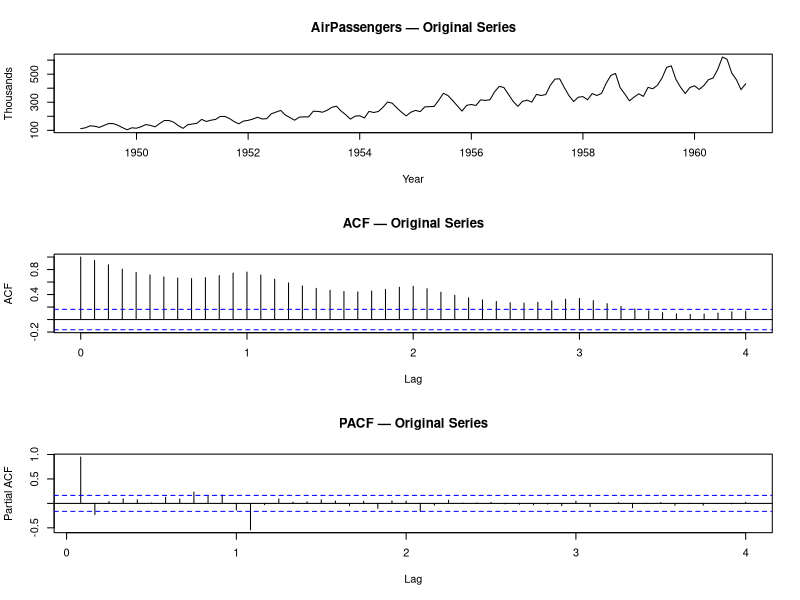
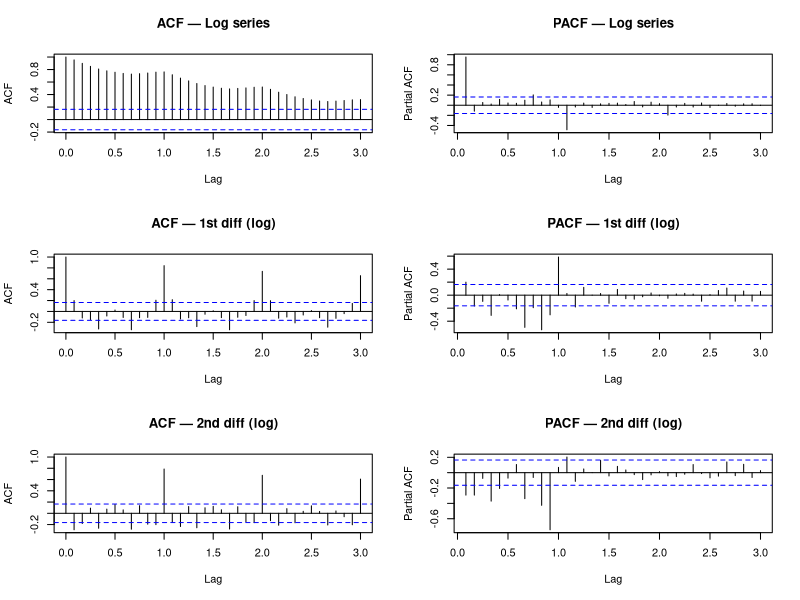
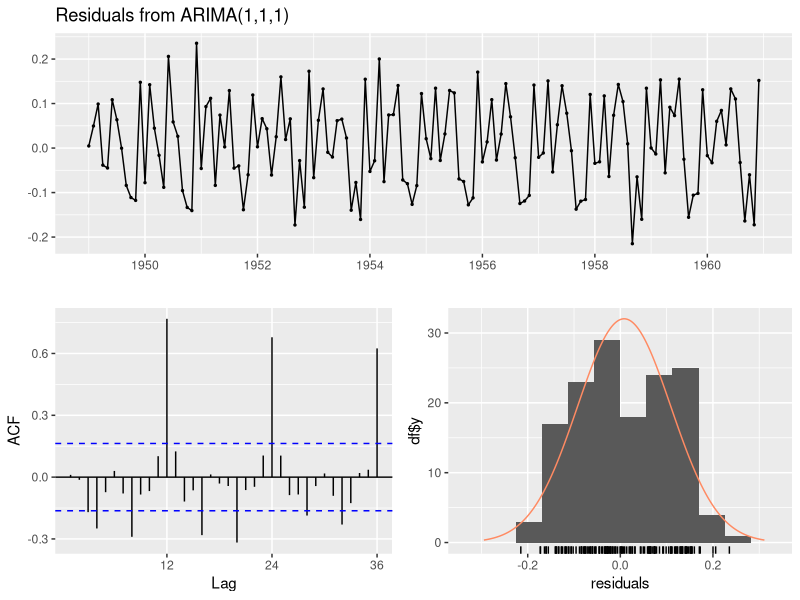
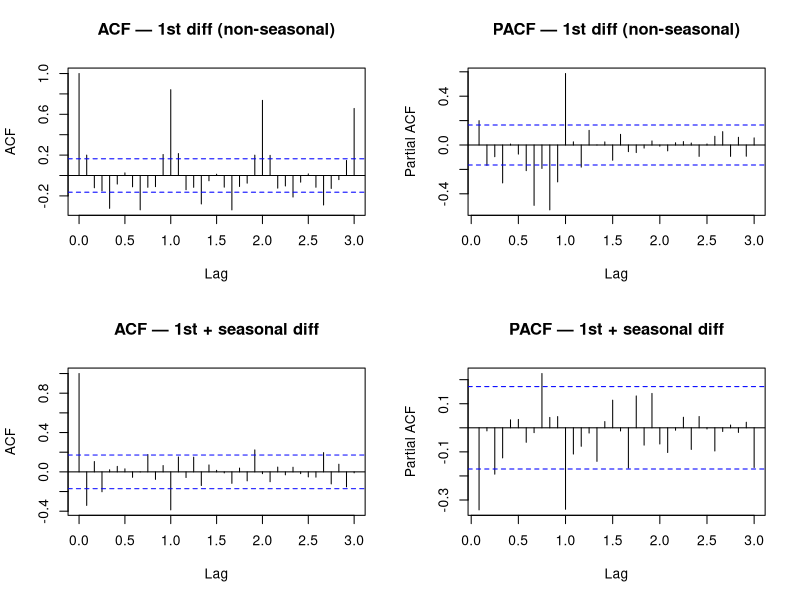
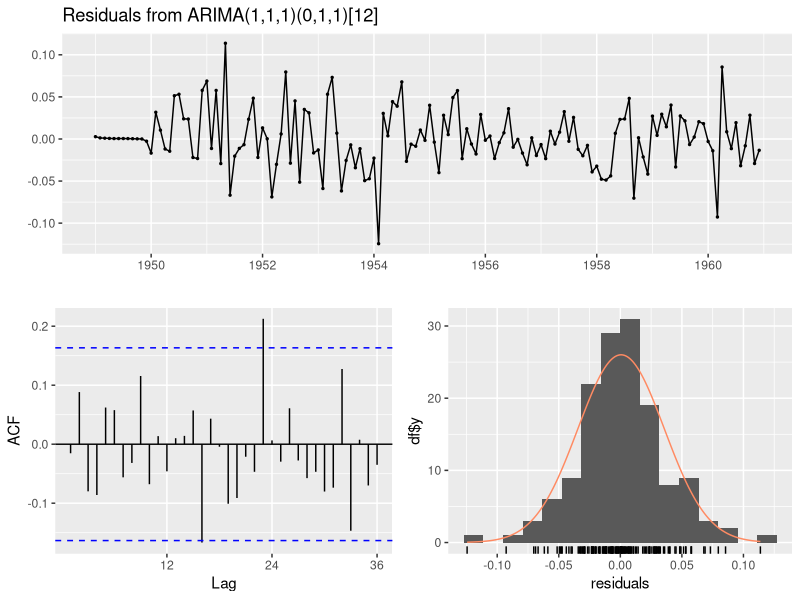
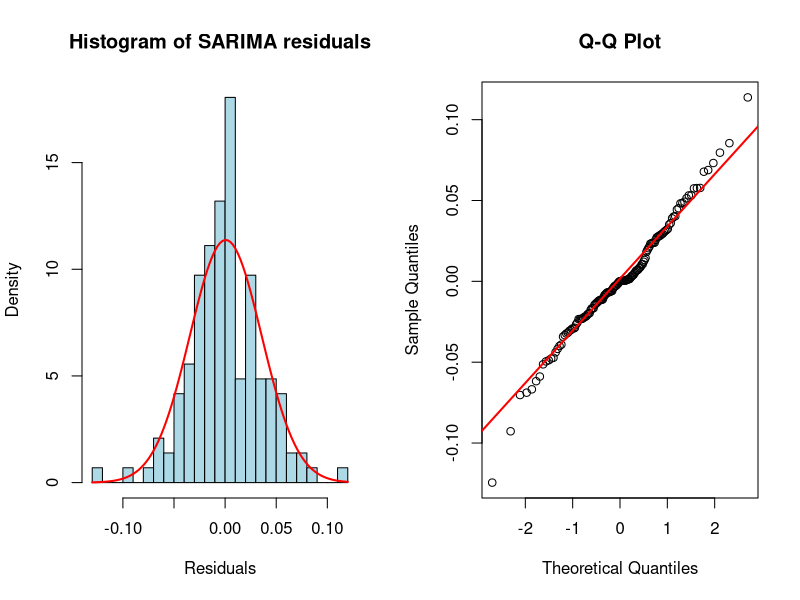
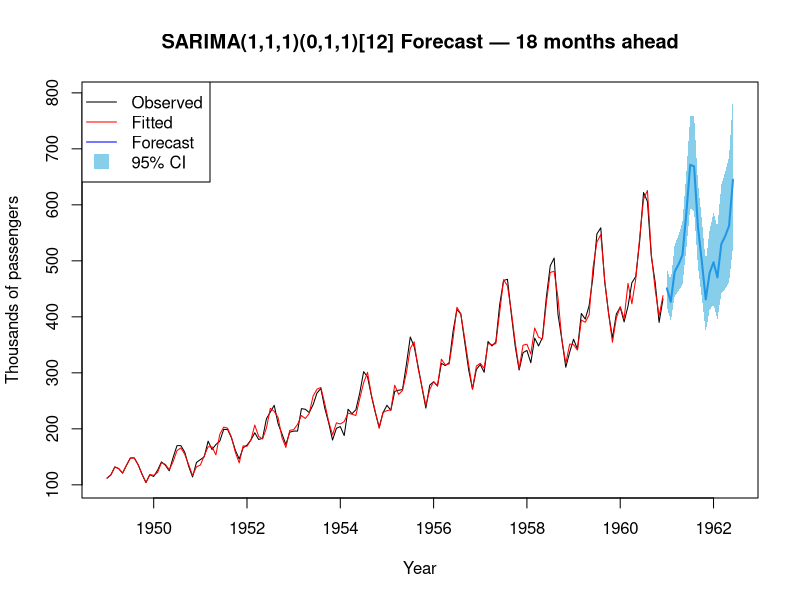
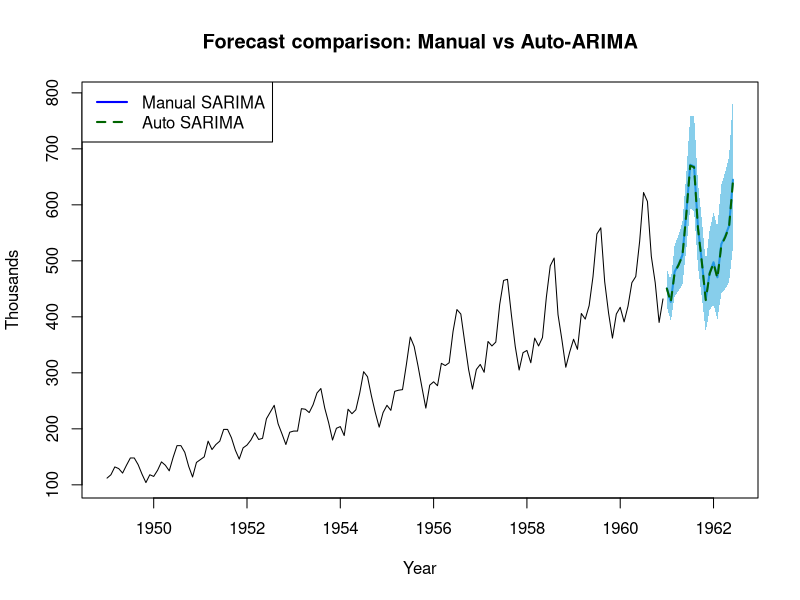

These figures' R source, in order:
###############################################################################
# Practical Work 2 — Task 2: ARIMA / SARIMA Modelling
# Dataset: AirPassengers — Monthly international airline passengers (1949–1960)
###############################################################################

setwd("C:/Users/swj17/.claude/projects/R-analysis")
library(forecast)
library(tseries)
library(ggplot2)

data(AirPassengers)
y <- AirPassengers  # monthly, 1949–1960, 144 obs, s = 12

cat("Series: Monthly airline passengers (thousands), 1949–1960\n")
cat("Length:", length(y), "| Frequency:", frequency(y), "\n\n")

# ── 1. Plot & ACF / PACF ────────────────────────────────────────────────────

png("task2_01_eda.png", width = 1000, height = 800)
par(mfrow = c(3, 1))
plot(y, main = "AirPassengers — Original Series", ylab = "Thousands", xlab = "Year")
acf(y, lag.max = 48, main = "ACF — Original Series")
pacf(y, lag.max = 48, main = "PACF — Original Series")
dev.off()

cat("Stationarity assessment:\n")
cat("  - Clear upward trend → non-stationary in mean\n")
cat("  - Increasing seasonal amplitude → non-stationary in variance\n")
cat("  - ACF decays slowly → confirms non-stationarity\n\n")

# ── 2. Differencing & ADF test ──────────────────────────────────────────────

adf_orig <- adf.test(y, alternative = "stationary")
cat(sprintf("ADF test (original):  stat = %.4f, p = %.4f → %s\n",
            adf_orig$statistic, adf_orig$p.value,
            ifelse(adf_orig$p.value < 0.05, "stationary", "NON-stationary")))

# Log transform for variance stabilisation
y_log <- log(y)

# First difference of log series
dy1 <- diff(y_log, differences = 1)
adf_d1 <- adf.test(dy1, alternative = "stationary")
cat(sprintf("ADF test (1st diff log): stat = %.4f, p = %.4f → %s\n",
            adf_d1$statistic, adf_d1$p.value,
            ifelse(adf_d1$p.value < 0.05, "stationary", "NON-stationary")))

# Second difference
dy2 <- diff(y_log, differences = 2)
adf_d2 <- adf.test(dy2, alternative = "stationary")
cat(sprintf("ADF test (2nd diff log): stat = %.4f, p = %.4f → %s\n",
            adf_d2$statistic, adf_d2$p.value,
            ifelse(adf_d2$p.value < 0.05, "stationary", "NON-stationary")))

d <- 1  # confirmed by ADF: 1st diff is stationary
cat(sprintf("\n→ Order of integration d = %d\n\n", d))

# Correlograms for differenced series
png("task2_02_differencing.png", width = 1000, height = 800)
par(mfrow = c(3, 2))
acf(y_log, lag.max = 36, main = "ACF — Log series")
pacf(y_log, lag.max = 36, main = "PACF — Log series")
acf(dy1, lag.max = 36, main = "ACF — 1st diff (log)")
pacf(dy1, lag.max = 36, main = "PACF — 1st diff (log)")
acf(dy2, lag.max = 36, main = "ACF — 2nd diff (log)")
pacf(dy2, lag.max = 36, main = "PACF — 2nd diff (log)")
dev.off()

# ── 3. Determine ARIMA(p,d,q) ───────────────────────────────────────────────

cat("ACF/PACF of 1st-differenced log series:\n")
cat("  - ACF: significant spike at lag 1, then cuts off → MA(1) → q = 1\n")
cat("  - PACF: significant spike at lag 1 → AR(1) → p = 1\n")
cat("  - Also seasonal spikes at lag 12 in ACF\n")
cat("→ Initial model: ARIMA(1,1,1) on log scale\n\n")

# ── 4. Build ARIMA(1,1,1) ───────────────────────────────────────────────────

fit_arima <- Arima(y, order = c(1, 1, 1), lambda = 0)  # lambda=0 → log transform
cat("── ARIMA(1,1,1) with log transform ──\n")
print(summary(fit_arima))

# ── 5. Residual diagnostics ─────────────────────────────────────────────────

png("task2_05_arima_resid.png", width = 1000, height = 800)
checkresiduals(fit_arima)
dev.off()

res_arima <- residuals(fit_arima)
lb_arima <- Box.test(res_arima, lag = 24, type = "Ljung-Box", fitdf = 2)
cat(sprintf("Ljung-Box (24 lags): χ² = %.4f, p = %.4f\n",
            lb_arima$statistic, lb_arima$p.value))

# Check ACF of residuals
res_acf <- acf(res_arima, plot = FALSE, lag.max = 36)
sig_lags <- which(abs(res_acf$acf[-1]) > 1.96 / sqrt(length(res_arima)))
if (length(sig_lags) > 0) {
  cat("Significant residual ACF at lags:", sig_lags, "\n")
  cat("→ Need to refine model\n\n")
}

# ── 6 & 7. Seasonal component & SARIMA ──────────────────────────────────────

# Seasonal differencing
dy1_s12 <- diff(dy1, lag = 12)

png("task2_06_seasonal.png", width = 1000, height = 600)
par(mfrow = c(2, 2))
acf(dy1, lag.max = 36, main = "ACF — 1st diff (non-seasonal)")
pacf(dy1, lag.max = 36, main = "PACF — 1st diff (non-seasonal)")
acf(dy1_s12, lag.max = 36, main = "ACF — 1st + seasonal diff")
pacf(dy1_s12, lag.max = 36, main = "PACF — 1st + seasonal diff")
dev.off()

cat("Seasonal component: YES, seasonal cycle s = 12 (monthly)\n")
cat("Seasonal ACF/PACF analysis:\n")
cat("  - ACF spike at lag 12 → SMA(1) → Q = 1\n")
cat("  - Seasonal differencing needed → D = 1\n")
cat("→ SARIMA(p,d,q)(P,D,Q)[12] candidate: SARIMA(1,1,1)(0,1,1)[12]\n\n")

# Build SARIMA(1,1,1)(0,1,1)[12] with log transform
fit_sarima <- Arima(y, order = c(1, 1, 1),
                    seasonal = list(order = c(0, 1, 1), period = 12),
                    lambda = 0)
cat("── SARIMA(1,1,1)(0,1,1)[12] ──\n")
print(summary(fit_sarima))

# ── 8. SARIMA residual diagnostics ──────────────────────────────────────────

png("task2_08_sarima_resid.png", width = 1000, height = 800)
checkresiduals(fit_sarima)
dev.off()

res_sarima <- residuals(fit_sarima)

# ── 9. Histogram & Normality test ───────────────────────────────────────────

png("task2_09_normality.png", width = 1000, height = 500)
par(mfrow = c(1, 2))
hist(res_sarima, breaks = 20, probability = TRUE,
     main = "Histogram of SARIMA residuals",
     xlab = "Residuals", col = "lightblue")
curve(dnorm(x, mean = mean(res_sarima), sd = sd(res_sarima)),
      add = TRUE, col = "red", lwd = 2)
qqnorm(res_sarima, main = "Q-Q Plot")
qqline(res_sarima, col = "red", lwd = 2)
dev.off()

sw_test <- shapiro.test(res_sarima)
cat(sprintf("Shapiro-Wilk normality test: W = %.4f, p = %.4f → %s\n",
            sw_test$statistic, sw_test$p.value,
            ifelse(sw_test$p.value > 0.05, "Normal", "NON-normal")))

# ── 10. Ljung-Box test ──────────────────────────────────────────────────────

lb <- Box.test(res_sarima, lag = 24, type = "Ljung-Box", fitdf = 3)
cat(sprintf("Ljung-Box (24 lags): χ² = %.4f, p = %.4f → %s\n",
            lb$statistic, lb$p.value,
            ifelse(lb$p.value > 0.05, "WHITE NOISE ✓", "NOT white noise ✗")))

# Multiple lags
lb_lags <- seq(6, 36, by = 6)
lb_results <- sapply(lb_lags, function(l) {
  bt <- Box.test(res_sarima, lag = l, type = "Ljung-Box", fitdf = 3)
  bt$p.value
})
cat("\nLjung-Box p-values across lags:\n")
print(data.frame(Lag = lb_lags, p_value = round(lb_results, 4)))

# ── 11. Forecast 18 periods ahead ───────────────────────────────────────────

fcast <- forecast(fit_sarima, h = 18, level = 95)

png("task2_11_forecast.png", width = 1000, height = 600)
plot(fcast, main = "SARIMA(1,1,1)(0,1,1)[12] Forecast — 18 months ahead",
     xlab = "Year", ylab = "Thousands of passengers",
     shadecols = c("skyblue", "lightgray"))
lines(fitted(fit_sarima), col = "red", lwd = 1)
legend("topleft", legend = c("Observed", "Fitted", "Forecast", "95% CI"),
       col = c("black", "red", "blue", "skyblue"),
       lty = c(1, 1, 1, NA), pch = c(NA, NA, NA, 15), pt.cex = 2)
dev.off()

cat("\n── Forecast values ──\n")
print(fcast)

# ── 12. Auto-ARIMA comparison ───────────────────────────────────────────────

cat("\n── Auto-ARIMA exhaustive search ──\n")
fit_auto <- auto.arima(y, lambda = 0, seasonal = TRUE,
                       stepwise = FALSE, approximation = FALSE,
                       ic = "aic")
cat("Best model by AIC:\n")
print(summary(fit_auto))

cat("\n── Model Comparison ──\n")
comp <- data.frame(
  Model = c("Manual SARIMA(1,1,1)(0,1,1)[12]",
            paste0("Auto ", gsub("lambda = 0, ", "", capture.output(fit_auto)[1]))),
  AIC  = round(c(AIC(fit_sarima), AIC(fit_auto)), 2),
  AICc = round(c(fit_sarima$aicc, fit_auto$aicc), 2),
  BIC  = round(c(BIC(fit_sarima), BIC(fit_auto)), 2)
)
print(comp)

# Forecast from auto model
fcast_auto <- forecast(fit_auto, h = 18, level = 95)

png("task2_12_comparison.png", width = 1000, height = 600)
plot(fcast, main = "Forecast comparison: Manual vs Auto-ARIMA",
     xlab = "Year", ylab = "Thousands",
     shadecols = c("skyblue", "lightgray"))
lines(fcast_auto$mean, col = "darkgreen", lwd = 2, lty = 2)
legend("topleft",
       legend = c("Manual SARIMA", "Auto SARIMA"),
       col = c("blue", "darkgreen"), lty = c(1, 2), lwd = 2)
dev.off()
